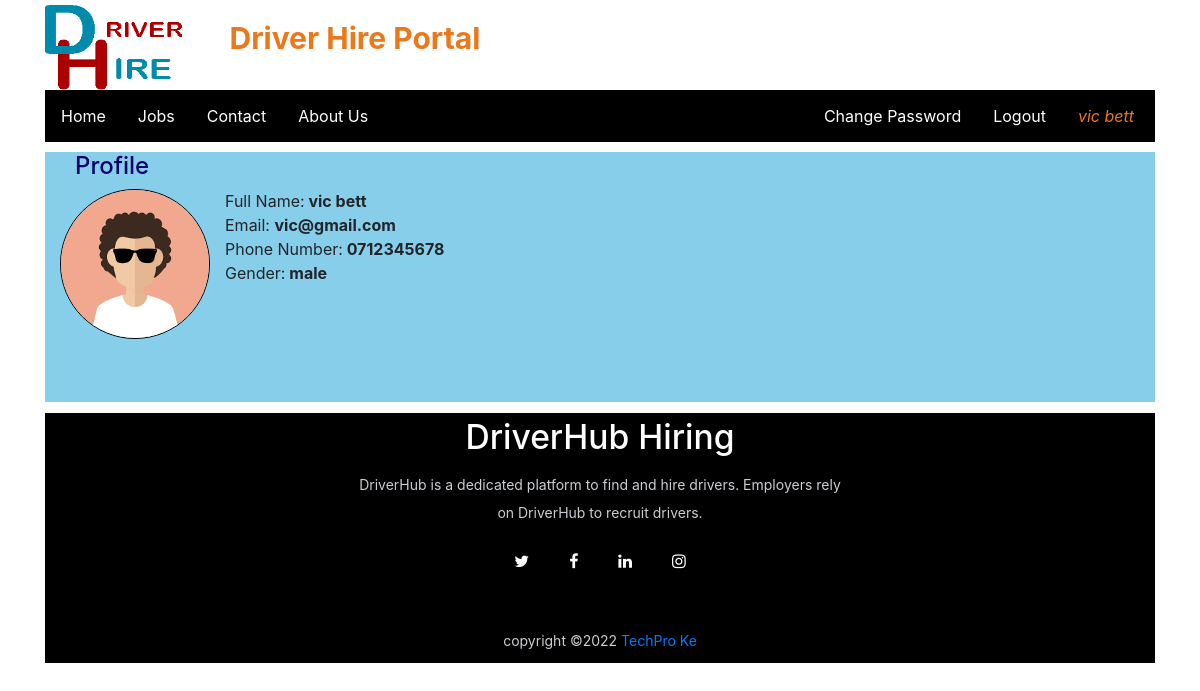
The app's page /user_profile (signed in) with its own data.
### driverjob/models.py (models this page shows, shortened)
class DriverUser(models.Model):
    user=models.ForeignKey(User,on_delete=models.CASCADE)
    mobile = models.CharField(max_length=15, null= True)
    image = models.FileField(null=True)
    gender =models.CharField(max_length=10, null=True)
    type =models.CharField(max_length=15, null=True)

### driverjob/views.py (the view)
# urls.py: path('user_profile', user_profile, name="user_profile"),
def user_profile(request):
    if not request.user.is_authenticated:
        return redirect('user_login')
    user = request.user
    driver = DriverUser.objects.get(user=user)
    d = {'driver':driver}
    return render(request, 'user_profile.html',d)

### driverjob/templates/user_profile.html
{% load static %}
{% block body %}
{% include 'user_navigation.html' %}
<link rel="stylesheet" href="{% static 'css/style.css'%}">
<div style="background-color: skyblue; margin-top: 10px; height: 250px;">
    <div style="color:rgb(1, 1, 102); font-size:20px; margin-left: 30px;"><h4>Profile</h4></div>
    <img src="{{driver.image.url}}" style="border-radius: 50%;" width="150" height="150" id="hp"/>
    Full Name:<b> {{driver.user.first_name}} {{driver.user.last_name}}</b> <br>
    Email: <b>{{driver.user.username}}</b> <br>
    Phone Number:<b> {{driver.mobile}}</b><br>
    Gender:<b> {{driver.gender}}</b><br>
</div>
{% include 'footer.html' %}
{% endblock %}

### driverjob/templates/user_navigation.html (shortened to what this page needs)
<html>
    <head>
        <link rel="stylesheet" href="https://cdn.jsdelivr.net/npm/bootstrap@4.6.1/dist/css/bootstrap.min.css">
        {% load static %}
        <link rel="stylesheet" href="{% static 'css/style.css'%}">
      </head>
    </head>
    <body>
        <div class="container">
                    <img src="{% static 'images/logo.png' %}" width="180px" height="90px">
                    <span style="font-weight: bold; font-size: 30px;">
                    <span style="color: #eb781b; text-align: center;">Driver Hire Portal</span>
                </span>
        <ul>
            <li><a style="text-decoration: none;" href="{% url 'user_home' %}">Home</a></li>
            <li><a style="text-decoration: none;" href="{% url 'user_jobs' %}">Jobs</a></li>
            <li><a style="text-decoration: none;"  href="{% url 'index' %}">Contact</a></li>
           <li><a style="text-decoration: none;"  href="{% url 'index' %}">About Us</a></li>
           <li style="float:right;"><i><a href="{% url 'user_profile' %}" style=" color:#eb781b; margin-right: 5px; text-decoration: none;">{{request.user.first_name}} {{request.user.last_name}}</a></i></li>
           <li style="float:right;"><a style="text-decoration: none;" href="{% url 'Logout' %}"> Logout</a></li>
           <li style="float:right;"><a style="text-decoration: none;" href="{% url 'change_userpwd' %}"> Change Password</a></li>
          </ul>
    </body>
</html>

### driverjob/static/css/style.css (style rules this page uses)
ul { list-style-type: none; margin: 0; padding: 0; overflow: hidden; background-color: rgb(241, 133, 10); }
li { float: left; }
li a { display: block; color: white; text-align: center; padding: 14px 16px; text-decoration: none; }
#hp { float: left; padding: auto; margin:0 15px 0 15px; border:0.5px solid black; }

### driverjob/static/css/footer.css (style rules this page uses)
ul { list-style-type: none; margin: 0; padding: 0; overflow: hidden; background-color: black; }

### records on screen
DriverUser: image (picture), user.first_name "vic", user.last_name "bett", user.username "vic@gmail.com", mobile "0712345678", gender "male"

### other values on screen
{{ request.user.first_name }} "vic"
{{ request.user.last_name }} "bett"
